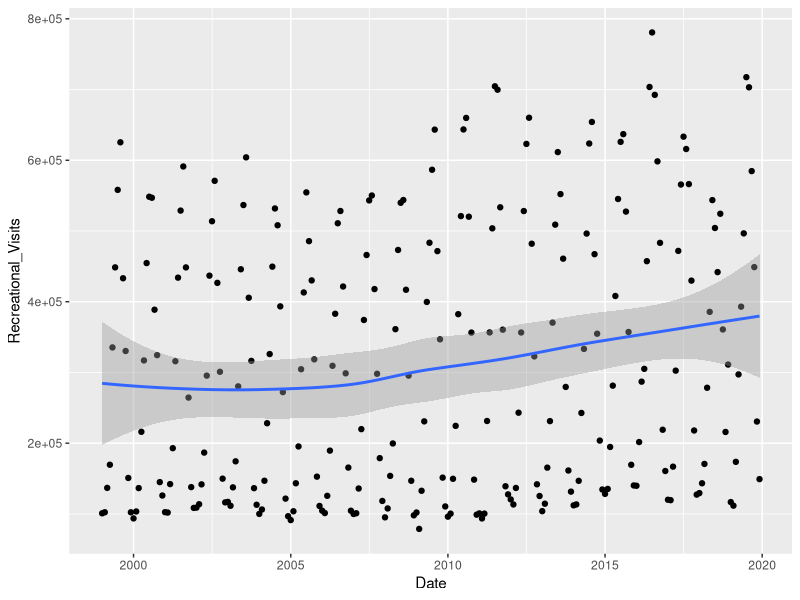
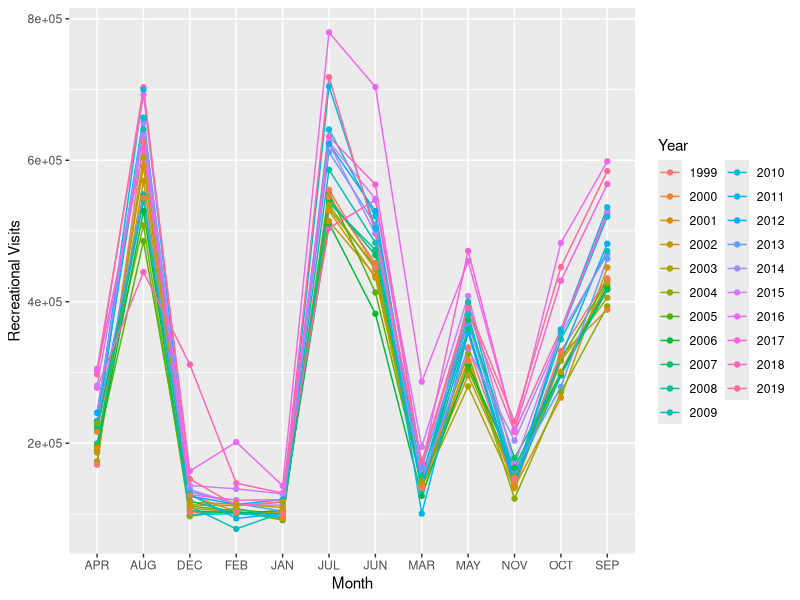

Here is the R script that generated these plots, in order:
## ---- chunk 1
knitr::opts_chunk$set(echo = TRUE)
## ---- chunk 2

#Load the data
View(Visitation_by_Month)
library(readr)
Visitation_by_Month <- read_csv("./Visitation_by_Month.csv")
getwd()
## ---- chunk 3
#Pivot Longer to create a tidy dataset
library(tidyverse)

# Gather nutrient data into one column using pivot_longer
Visitation_by_month_gathered <- Visitation_by_Month %>%
  pivot_longer(JAN:DEC, names_to = "Month", values_to = "Recreational_Visits")

#Create a date column

library(lubridate)
paste(Visitation_by_month_gathered$Year,Visitation_by_month_gathered$Month, sep="-")
paste(Visitation_by_month_gathered$Year, Visitation_by_month_gathered$Month, "1", sep="-")

Visitation_by_month_gathered$Date <- ymd( paste(Visitation_by_month_gathered$Year, Visitation_by_month_gathered$Month, "1", sep="-") )
head(Visitation_by_month_gathered)

Visitation_by_month_gathered <- filter(Visitation_by_month_gathered, Year > 1998 & Year < 2020 )

## ---- chunk 4

library(ggplot2)
head(Visitation_by_month_gathered)
summary(Visitation_by_month_gathered$Recreational_Visits)

Visitation_by_month_plot <- ggplot(Visitation_by_month_gathered, aes(x = Date, y = Recreational_Visits)) +
  geom_point()+
  geom_smooth()
print(Visitation_by_month_plot)

visitation_by_month_plot2 <- ggplot(Visitation_by_month_gathered, aes(x = Month, y = Recreational_Visits, label=TRUE, abbr=TRUE, group=factor(Year), color=factor(Year))) +
  geom_line() +
  geom_point() +
  labs(x="Month", colour="Year", y = "Recreational Visits")
print(visitation_by_month_plot2)



## ---- chunk 5


